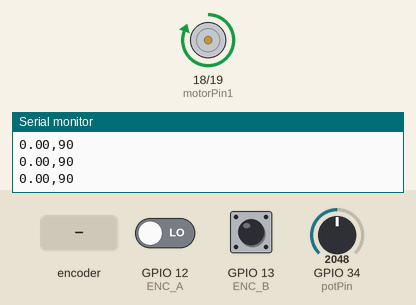
Simulated run of this program. Board: ESP32. Parts: motor-driver pin pairs drawn as motors (green arrow = first pin HIGH = forward, orange = second pin HIGH = backward, longer = more drive, scaled by the enable pin), the last lines printed to the serial monitor. Inputs (shaded band) come from the test bench; at power-on: GPIO 34 (potPin) = 2048, GPIO 12 (ENC_A) LOW, GPIO 13 (ENC_B) HIGH. Random numbers use the default seed unless the program sets one.

Above: at 1.2 s.
1.3 s: GPIO 34 (potPin) set to 0
At 2.0 s:
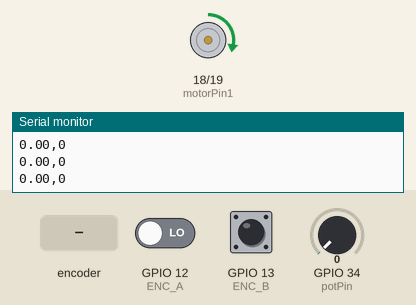
2.8 s: rotary encoder on GPIO 12 (ENC_A) / GPIO 13 (ENC_B) turned 2 steps (second pin leading)
At 2.99 s:
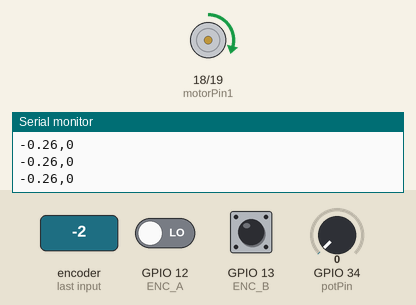
6.2 s: GPIO 34 (potPin) set to 491
Timing chart, 0 to 9.2 s (numbered marks = the images above; inputs shaded):
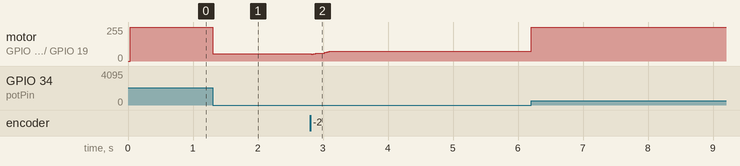

The program:

main.cpp
```cpp
#include <Arduino.h>
#include <stdint.h>

uint16_t prbs(uint16_t* input, uint16_t bits, uint16_t stretch);
void calcula_velocidade_motor();
void verifica_canal_A();
void verifica_canal_B();
void servo_controle_dif_eq();

int motorPin1 = 18;
int motorPin2 = 19;
int enablePin = 4;

#define potPin  34

const int freq = 20000;
const int pwmChannel = 2;
const int resolution = 8;

// Portas dos canais do encoder
#define ENC_A 12 // fio verde
#define ENC_B 13 // fio amarelo

// Pulsos por revolução
#define ENC_COUNT_REV_M 1368.4

// Variáveis para a contagem dos pulsos
volatile long pulsos_motor = 0;
signed long PontoAtual_enc_motor = 0;

// Variáveis do PRBS
static uint16_t stretch_counter = 0;
uint16_t bitsize = 14;
uint16_t i = random(0x01 << bitsize);
uint16_t stretch = 20;
uint16_t stretch2 = 10;

// Variável do Blink sem delay
unsigned long timer_prbs = 0;
int taxaDeAmostragem = 35;

// Sinal de controle em PWM
int sinal_controle = 0;

// Define o sentido de rotação
int prbs_rotation = 0;
int sentido = 0;

// Medições
float rpm = 0.0;
float omega = 0.0;
float angulo_motor = 0;

//// controle
int r = 0;
float u_sig = 0;
float x_i = 0;
int max_vel = 30;

int ordem = 3;   // Definir a ordem do seu controlador

float e[3] = {0, 0, 0}; // Coeficientes na seguinte ordem e[n] = {a*e[k-1], b*e[k-2], ..., n*e[k-n]} com n = ordem
float u[3] = {0, 0, 0};  // Coeficientes na seguinte ordem u[z] = {x*u[k-1], y*u[k-2], ..., z*e[k-z]} com z = ordem
float uc[3] = {0, 0, 0};

void setup() {
  Serial.begin(500000);
  pinMode(ENC_A , INPUT);
  pinMode(ENC_B , INPUT);
  pinMode(potPin, INPUT);
  pinMode(motorPin1, OUTPUT);
  pinMode(motorPin2, OUTPUT);
  pinMode(enablePin, OUTPUT);

  attachInterrupt(digitalPinToInterrupt(ENC_A), verifica_canal_A, CHANGE);
  attachInterrupt(digitalPinToInterrupt(ENC_B), verifica_canal_B, CHANGE);

  ledcSetup(pwmChannel, freq, resolution);
  ledcAttachPin(enablePin, pwmChannel);

  Serial.println("End of Setup");
}

void loop() {
    servo_controle_dif_eq();
}

void servo_controle_dif_eq() {
  int r = map(analogRead(potPin), 0, 4095, 0, 180);

  if (millis() - timer_prbs >= taxaDeAmostragem) {

    for (int i = 2; i > 0; i--) {
      e[i] = e[i - 1];
      uc[i] = uc[i - 1];
    }

    // Cálculo do sinal de controle
    e[0] = r - angulo_motor*57.2958;

  //  uc[0] = 10.36 * e[0] - 10.35 * e[1] + uc[1] ;
    uc[0] = 14.073 * e[0] - 14.0561 * e[1] + uc[1] ;

    if(uc[0] > 0){
      digitalWrite(motorPin1, HIGH);
      digitalWrite(motorPin2, LOW);
    }
    else{
      digitalWrite(motorPin1, LOW);
      digitalWrite(motorPin2, HIGH);
    }

    sinal_controle = abs(uc[0]);
    sinal_controle = constrain(sinal_controle, 0, 255); // saturação do sinal de controle

    // Atualiza o comando para o motor
    ledcWrite(pwmChannel, sinal_controle);

    Serial.print(angulo_motor*57.2958); // Ângulo medido em graus
    Serial.print(",");
    Serial.println(r); // Ângulo de referência em graus

    timer_prbs = millis();
  }
}

uint16_t prbs(uint16_t* input, uint16_t bits, uint16_t stretch)
{
  if (stretch_counter >= stretch) {
    stretch_counter = 0;

    uint16_t mask = (1 << bits) - 1;
    uint16_t comp = (*input ^ (*input >> 1)) & 1;
    *input = ((*input >> 1) | (comp << (bits - 1))) & mask; // Bit-shifting and adding the XOR result
  } else {
    stretch_counter += 1;
  }
  return *input & 0x01;
}

void identificacao() {
  if ((millis() - timer_prbs) >= taxaDeAmostragem) {

    // Sinais PRBS
    sinal_controle = (prbs(&i, bitsize, stretch) - 0.5) * 170 + 170;
    prbs_rotation = prbs(&i, bitsize, stretch2);

    if (!prbs_rotation) {
      digitalWrite(motorPin1, LOW);
      digitalWrite(motorPin2, HIGH);
      sentido = 1;
    }
    else {
    digitalWrite(motorPin1, HIGH);
    digitalWrite(motorPin2, LOW);
    sentido = 0;
    }

    // Atualiza o comando para o motor
    ledcWrite(pwmChannel, sinal_controle);

    // Calcula a velocidade
    calcula_velocidade_motor();

    // Valores enviados pela Serial
    //    Serial.print(sentido);
    //    Serial.print(',');
    if(sentido){
      Serial.println(sinal_controle);
    }

    else{
     Serial.println((-1)*sinal_controle);
      }
//
//    Serial.print(',');
//    Serial.println(omega);
//    Serial.print(',');
//    Serial.println(angulo_motor);

    timer_prbs = millis();
  }
}

void calcula_velocidade_motor() {
  //
  noInterrupts();
  rpm = (pulsos_motor * (60.0 * 1000.0) / (taxaDeAmostragem * ENC_COUNT_REV_M));
  omega = (float) pulsos_motor * (1000 / taxaDeAmostragem) * 2 * PI / ENC_COUNT_REV_M ; // em rad/s

  pulsos_motor = 0;
  interrupts();
}

void verifica_canal_A() {
  if (digitalRead(ENC_A) == HIGH) {
    if (digitalRead(ENC_B) == LOW) {
      PontoAtual_enc_motor = PontoAtual_enc_motor + 1;
      pulsos_motor++;
    }
    else {
      PontoAtual_enc_motor = PontoAtual_enc_motor - 1;
      pulsos_motor--;
    }
  }
  else {
    if (digitalRead(ENC_B) == HIGH) {
      PontoAtual_enc_motor = PontoAtual_enc_motor + 1;
      pulsos_motor++;
    }
    else {
      PontoAtual_enc_motor = PontoAtual_enc_motor - 1;
      pulsos_motor--;
    }
  }
  angulo_motor = 2 * PI * PontoAtual_enc_motor / ENC_COUNT_REV_M;  // em radianos
}
void verifica_canal_B() {
  if (digitalRead(ENC_B) == HIGH) {
    if (digitalRead(ENC_A) == HIGH) {
      PontoAtual_enc_motor = PontoAtual_enc_motor + 1;
      pulsos_motor++;
    }
    else {
      PontoAtual_enc_motor = PontoAtual_enc_motor - 1;
      pulsos_motor--;
    }
  }
  else {
    if (digitalRead(ENC_A) == LOW) {
      PontoAtual_enc_motor = PontoAtual_enc_motor + 1;
      pulsos_motor++;
    }
    else {
      PontoAtual_enc_motor = PontoAtual_enc_motor - 1;
      pulsos_motor--;
    }
  }
  angulo_motor = 2 * PI * PontoAtual_enc_motor / ENC_COUNT_REV_M;  // em radianos
}
```

Measured:
- after the input at 1.3 s, motor on GPIO 18 (motorPin1) / GPIO 19 (motorPin2): forward 255/255 → forward 54/255 at once
- after the input at 2.8 s, motor on GPIO 18 (motorPin1) / GPIO 19 (motorPin2): forward 54/255 → forward 58/255 at once, → forward 73/255 0.21 s later, → forward 74/255 1.2 s later, → forward 75/255 1.6 s later
